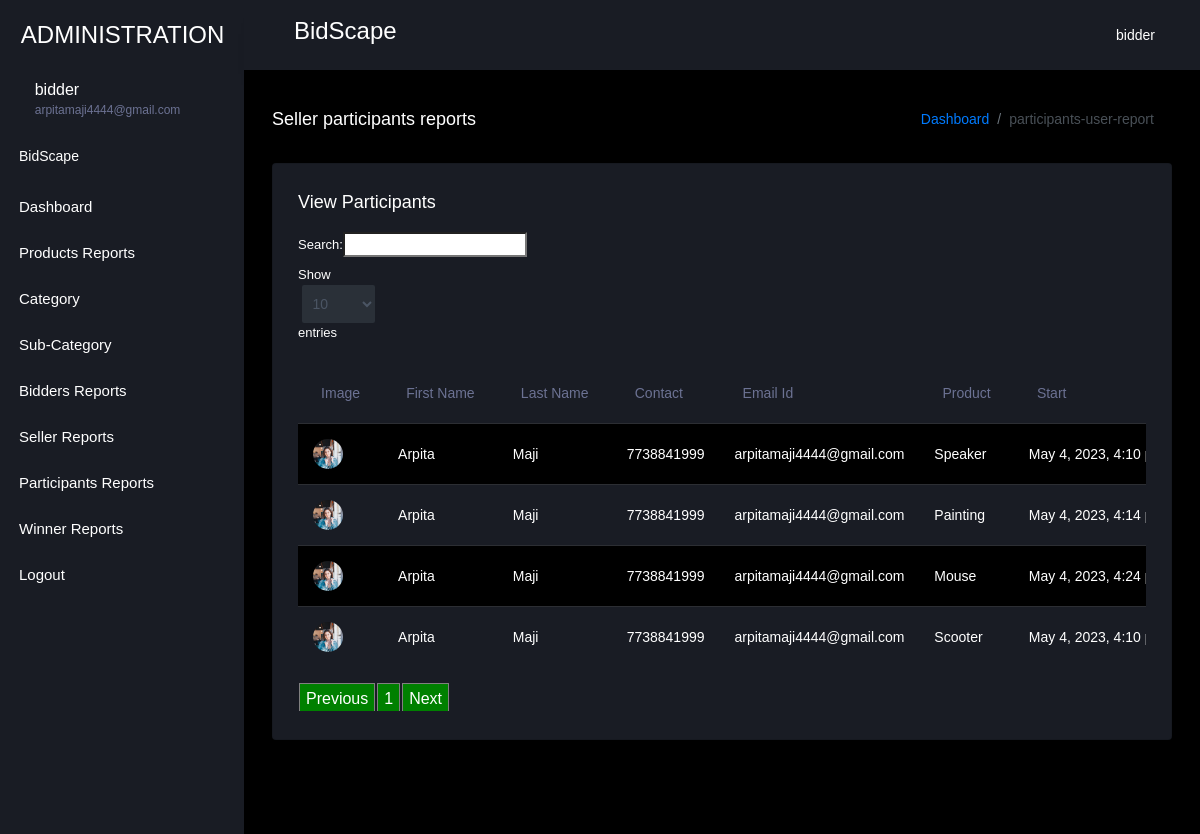
Page /view_participants (signed in) on the committed database.
### bid_app/models.py (models this page shows, shortened)
class Participants(models.Model):
    user = models.ForeignKey(User,on_delete=models.CASCADE,null=True)
    new_price = models.IntegerField(null=True,default=0)
    product = models.ForeignKey(Product,on_delete=models.CASCADE,null=True)

class AuctionUser(models.Model):
    user = models.ForeignKey(User,on_delete=models.CASCADE,null=True, blank=True)
    dob = models.DateField(null=True, blank=True)
    address = models.CharField(max_length=100,null=True, blank=True)
    contact = models.CharField(max_length=10,null=True, blank=True)
    image = models.FileField(null=True, blank=True)
    user_type = models.CharField(max_length=100,null=True, blank=True)
    status = models.CharField(max_length=100,null=True, blank=True, default="pending")
    membership = models.ForeignKey(Member_fee,on_delete=models.CASCADE,null=True, blank=True)
    created = models.DateTimeField(auto_now_add=True)
    adhar_card = models.FileField(null=True, blank=True)
    pan_card = models.FileField(null=True, blank=True)
    bank_statement = models.FileField(null=True, blank=True)
    adhar_number = models.CharField(max_length=100,null=True, blank=True)
    pan_number = models.CharField(max_length=100,null=True, blank=True)
    account_number = models.CharField(max_length=100,null=True, blank=True)
    agree = models.BooleanField(null=True, blank=True)
    email_verification = models.BooleanField(null=True, blank=True)
    otp = models.CharField(max_length=100,null=True, blank=True)

class Product(models.Model):
    status  = models.CharField(max_length=100,null=True, default='pending')
    bid_type  = models.CharField(max_length=100,null=True)
    payment_status  = models.CharField(max_length=100,null=True,default='pending')
    winner  = models.ForeignKey(User, on_delete=models.CASCADE, null=True, blank=True, related_name='winner')
    user  = models.ForeignKey(User, on_delete=models.CASCADE, null=True, blank=True, related_name='seller')
    name = models.CharField(max_length=100,null=True)
    min_price = models.IntegerField(null=True)
    final_price = models.IntegerField(null=True)
    interval_price = models.IntegerField(null=True)
    images = models.FileField(null=True)
    session = models.DateTimeField(null=True, blank=True)
    endsession = models.DateTimeField(null=True, blank=True, auto_now_add=True)
    category = models.ForeignKey(Sub_Category,on_delete=models.CASCADE,null=True)
    parameter = models.TextField(null=True, default="{}")
    description = models.TextField(null=True, blank=True)
    comment = models.TextField(null=True, blank=True)
    created = models.DateField(auto_now_add=True, null=True, blank=True)

### bid_app/views.py (the view)
# urls.py: path('view_participants', view_participants, name="view_participants"),
def view_participants(request):
    if not request.user.is_authenticated:
        return redirect('loginadmin')
    pro = Participants.objects.filter()
    d = {'pro':pro}
    return render(request,'administration/view_participants.html',d)

### bid_app/templates/administration/view_participants.html (shortened to what this page needs)
{% extends 'administration/index.html' %}
{% load static %}
{% block body %}
<link rel = stylesheet href="https://cdn.datatables.net/1.10.23/css/dataTables.bootstrap.min.css">
<div class="main-panel">
    <div class="content-wrapper">
      <div class="page-header">
        <h3 class="page-title"> Seller participants reports </h3>
        <nav aria-label="breadcrumb">
          <ol class="breadcrumb">
            <li class="breadcrumb-item"><a href="#">Dashboard</a></li>
            <li class="breadcrumb-item active" aria-current="page">participants-user-report</li>
          </ol>
        </nav>
      </div>
      <div class="row">
        <div class="col-lg-12 grid-margin stretch-card">
          <div class="card">
            <div class="card-body">
              <h4 class="card-title">View Participants</h4>
              <div class="table-responsive">
                <table class="table table-striped" id="example">
                  <thead>
                    <tr>
                        <th>Image</th>
                        <th>First Name</th>
                        <th>Last Name</th>
                          <th>Contact</th>
                        <th>Email Id</th>
                        <th>Product</th>
                        <th>Start</th>
                      </tr>
                      </thead>
                       <tbody>
                        {% for i in pro %}
                      <tr>
                        <td><img src="{{i.user.auctionuser_set.all.0.image.url}}"></td>
                        <td>{{i.user.first_name}}</td>
                        <td>{{i.user.last_name}}</td>
                          <td>{{i.user.auctionuser_set.all.0.contact}}</td>
                          <td>{{i.user.email}}</td>
                          <td>{{i.product.name}}</td>
                          <td>{{i.product.session}}</td>
                      </tr>
                        {% empty %}
                    <tr>
                      <td>Data Not Found</td>
                    </tr>
                        {% endfor %}
                        </tbody>
                </table>
              </div>
            </div>
          </div>
        </div>
      </div>
    </div>
{% endblock %}

### bid_app/templates/administration/index.html (shortened to what this page needs)
<!DOCTYPE html>
{% load static %}
<html lang="en">
  <head>
    <link rel="stylesheet" href="{% static 'administration/assets/vendors/mdi/css/materialdesignicons.min.css' %}">
    <link rel="stylesheet" href="{% static 'administration/assets/vendors/css/vendor.bundle.base.css' %}">
    <link rel="stylesheet" href="{% static 'administration/assets/vendors/jvectormap/jquery-jvectormap.css' %}">
    <link rel="stylesheet" href="{% static 'administration/assets/vendors/flag-icon-css/css/flag-icon.min.css' %}">
    <link rel="stylesheet" href="{% static 'administration/assets/vendors/owl-carousel-2/owl.carousel.min.css' %}">
    <link rel="stylesheet" href="{% static 'administration/assets/vendors/owl-carousel-2/owl.theme.default.min.css' %}">
    <link rel="stylesheet" href="{% static 'administration/assets/css/style.css' %}">
  </head>
  <body>
    <div class="container-scroller">
      <nav class="sidebar sidebar-offcanvas" id="sidebar">
        <div class="sidebar-brand-wrapper d-none d-lg-flex align-items-center justify-content-center fixed-top">
          <a class="sidebar-brand brand-logo" href="#" style="color:white">ADMINISTRATION</a>
        </div>
        <ul class="nav">
          <li class="nav-item profile">
            <div class="profile-desc">
              <div class="profile-pic">
                <div class="profile-name">
                  <h5 class="mb-0 font-weight-normal">{{request.user.username}}</h5>
                  <span>{{request.user.email}}</span>
                </div>
              </div>
              <a href="#" id="profile-dropdown" data-toggle="dropdown"><i class="mdi mdi-dots-vertical"></i></a>
            </div>
          </li>
          <li class="nav-item nav-category">
            <span class="nav-link" style="color:white;">BidScape</span>
          </li>
          <li class="nav-item menu-items">
            <a class="nav-link" href="/admin-home">
              <span class="menu-title" style="color:white;">Dashboard</span>
            </a>
          </li>
          <li class="nav-item menu-items">
            <a class="nav-link" href="/admin_view_product">
              <span class="menu-title"style="color:white;">Products Reports</span>
            </a>
          </li>
          <li class="nav-item menu-items">
            <a class="nav-link" data-toggle="collapse" href="#ui-basic-1" aria-expanded="false" aria-controls="ui-basic">
              <span class="menu-title" style="color:white;">Category</span>
              <i class="menu-arrow"></i>
            </a>
          </li>
          <li class="nav-item menu-items">
            <a class="nav-link" data-toggle="collapse" href="#ui-basic-2" aria-expanded="false" aria-controls="ui-basic">
              <span class="menu-title" style="color:white;">Sub-Category</span>
              <i class="menu-arrow"></i>
            </a>
          </li>
          <li class="nav-item menu-items">
            <a class="nav-link" href="/view_buyer_user">
              <span class="menu-title" style="color:white;">Bidders Reports</span>
            </a>
          </li>
          <li class="nav-item menu-items">
            <a class="nav-link" href="/view_seller_user">
              <span class="menu-title" style="color:white;">Seller Reports</span>
            </a>
          </li>
          <li class="nav-item menu-items">
            <a class="nav-link" href="/view_participants">
              <span class="menu-title" style="color:white;">Participants Reports</span>
            </a>
          </li>
          <li class="nav-item menu-items">
            <a class="nav-link" href="/view_winner">
              <span class="menu-title" style="color:white;">Winner Reports</span>
            </a>
          </li>
          <li class="nav-item menu-items">
            <a class="nav-link" href="/logout">
              <span class="menu-title" style="color:white;">Logout</span>
            </a>
          </li>
        </ul>
      </nav>
      <div class="container-fluid page-body-wrapper">
        <nav class="navbar p-0 fixed-top d-flex flex-row">
          <div class="navbar-menu-wrapper flex-grow d-flex align-items-stretch">
            <button class="navbar-toggler navbar-toggler align-self-center" type="button" data-toggle="minimize">
              <span class="mdi mdi-menu"></span>
            </button>
            <ul class="navbar-nav w-100">
              <li class="nav-item w-100">
                <h3>BidScape</h3>
              </li>
            </ul>
            <ul class="navbar-nav navbar-nav-right">
              <li class="nav-item dropdown">
                <a class="nav-link" id="profileDropdown" href="#" data-toggle="dropdown">
                  <div class="navbar-profile">
                    <p class="mb-0 d-none d-sm-block navbar-profile-name">{{request.user.username}}</p>
                    <i class="mdi mdi-menu-down d-none d-sm-block"></i>
                  </div>
                </a>
              </li>
            </ul>
          </div>
        </nav>
        {% block body %}{% endblock %}
          <footer class="footer">
          </footer>
        </div>
      </div>
    </div>
  </body>
</html>

### rows in the picture
Participants: user.auctionuser_set.all.0.image (picture), user.first_name "Arpita", user.last_name "Maji", user.auctionuser_set.all.0.contact "7738841999", user.email "arpitamaji4444@gmail.com", product.name "Speaker", product.session "May 4, 2023, 4:10…"
Participants: user.auctionuser_set.all.0.image (picture), user.first_name "Arpita", user.last_name "Maji", user.auctionuser_set.all.0.contact "7738841999", user.email "arpitamaji4444@gmail.com", product.name "Painting", product.session "May 4, 2023, 4:14…"
Participants: user.auctionuser_set.all.0.image (picture), user.first_name "Arpita", user.last_name "Maji", user.auctionuser_set.all.0.contact "7738841999", user.email "arpitamaji4444@gmail.com", product.name "Mouse", product.session "May 4, 2023, 4:24…"
Participants: user.auctionuser_set.all.0.image (picture), user.first_name "Arpita", user.last_name "Maji", user.auctionuser_set.all.0.contact "7738841999", user.email "arpitamaji4444@gmail.com", product.name "Scooter", product.session "May 4, 2023, 4:10…"

### other values in the picture
{{ request.user.username }} "bidder"
{{ request.user.email }} "arpitamaji4444@gmail.com"
